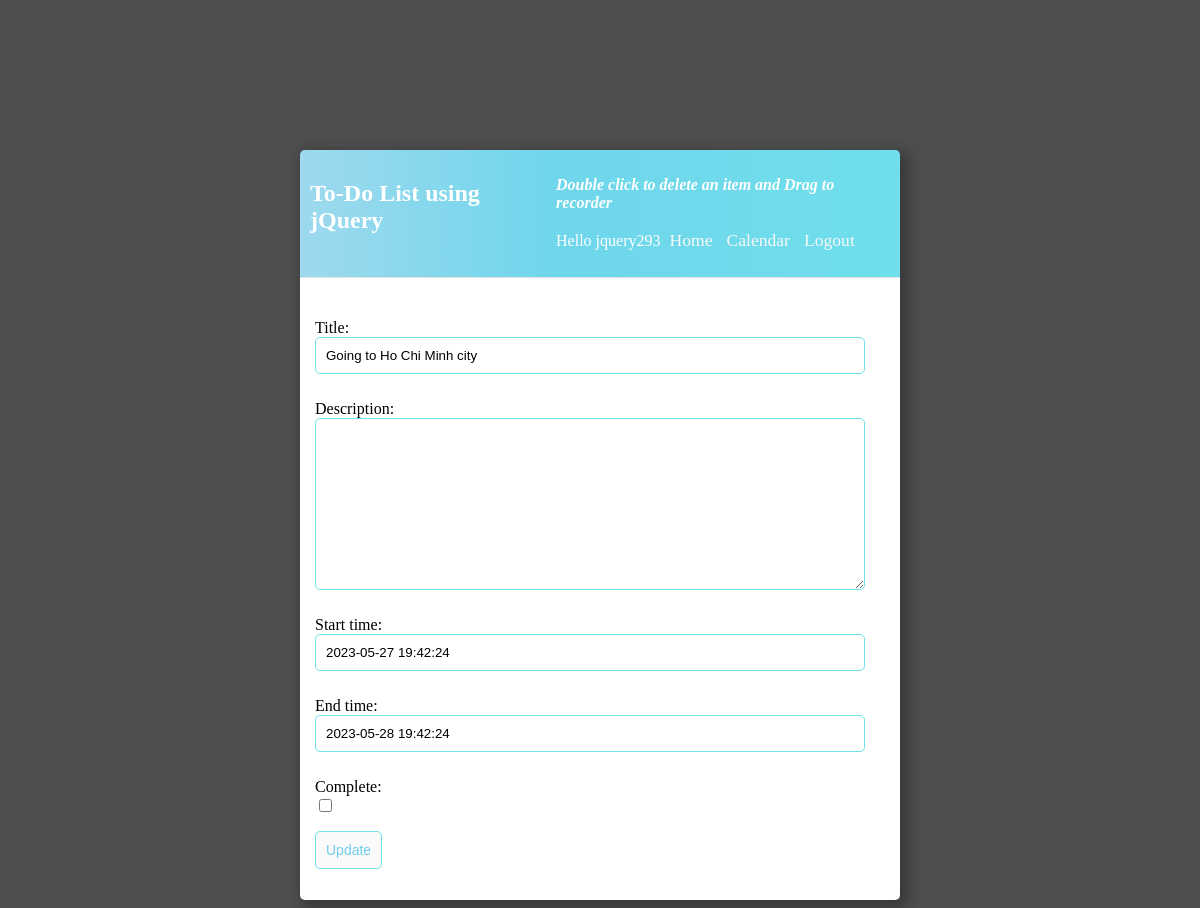
The page /task-update/14 (signed in) on the database its author committed.
### todolist/models.py (models this page shows, shortened)
class Task(models.Model):
    objects = None
    user = models.ForeignKey(User, on_delete=models.CASCADE, null=True, blank=True)
    title = models.CharField(max_length=200)
    description = models.TextField(null=True, blank=True)
    start_time = models.DateTimeField(blank=True, null=True, default=timezone.now)
    end_time = models.DateTimeField(blank=True, null=True, default=timezone.now)
    complete = models.BooleanField(default=False)
    class Meta:
        ordering = ['complete']

### todolist/views.py (the view)
# urls.py: path('task-update/<int:pk>', TaskUpdate.as_view(), name='task-update'),
class TaskUpdate(LoginRequiredMixin, UpdateView):
    model = Task
    fields = ['title', 'description', 'start_time', 'end_time', 'complete']
    template_name = 'task_update.html'
    success_url = reverse_lazy('tasks')

### todolist/templates/task_update.html (shortened to what this page needs)
{% extends 'main.html' %}
{% load static %}
{% block content %}
    {% include 'header.html' %}
    <div class="task-wrapper form-control" id="format">
        <form method="POST">
            {{ form.as_p }}
            <input class="button" type="submit" value="Update">
        </form>
    </div>
{% endblock content %}

### todolist/templates/header.html
{% load static %}
<div class="header-bar">
    <h2>To-Do List using jQuery</h2>
    <p><b><i>Double click to delete an item and Drag to recorder</i></b><br><br>
    Hello {{request.user}}
    <span class="navigation">
    {% if request.user.is_authenticated %}
        <a href="{% url 'tasks' %}">Home</a>
        <a href="{% url 'calendar' %}">Calendar</a>
        <a href="{% url 'logout' %}">Logout</a>
        {% else %}
        <a href="{% url 'login' %}">Login</a>
    {% endif %}
    </span>
    </p>
</div>

### static/css/todo.css (style rules this page uses)
body { background-color: #504f4f; margin-top: 150px; }
.header-bar { display: flex; justify-content: space-between; color: #fff; padding: 10px; border-radius: 5px 5px 0 0; background: linear-gradient(90deg, #9ed9ee 0%, #6fd6eb 43%, #6fdfeb 100%); }
.header-bar span a { color: rgb(247, 247, 247); text-decoration: none; padding: 0 5px 0 5px; }
form { display: inline-block; }
input { padding: 4px 15px 4px 5px; }
.task-wrapper { padding: 10px; background-color: #fff; border-top: 1px solid rgb(226, 226, 226); border-radius: 0 0 5px 5px; min-height: 250px; }

### todolist/templates/main.html (style rules this page uses)
input[type=text], input[type=password], textarea { border: 1px solid #6fe3eb; border-radius: 5px; padding: 10px; width: 60%; }
#login input[type=text], input[type=password], textarea { border: 1px solid #6fe3eb; border-radius: 5px; padding: 10px; width: 98%; }
#format label { padding-top: 10px !important; display: block }
#format input[type=text], input[type=password], textarea { border: 1px solid #6fe3eb; border-radius: 5px; width: 550px; }
#format { padding:15px }
.button { border: 1px solid #6fe3eb; background-color: #FAFAFA; color: #6fceeb; padding: 10px; font-size: 14px; border-radius: 5px; cursor: pointer; text-decoration: none; }
.navigation a { font-size: 1.1em; color: #fff; text-decoration: none; font-weight: 500; transition: .3s; }

### rows shown on the page
Task: title "Going to Ho Chi Minh city", start_time "2023-05-27 19:42:24", end_time "2023-05-28 19:42:24"

### other values the page prints
{{ request.user }} "jquery293"
